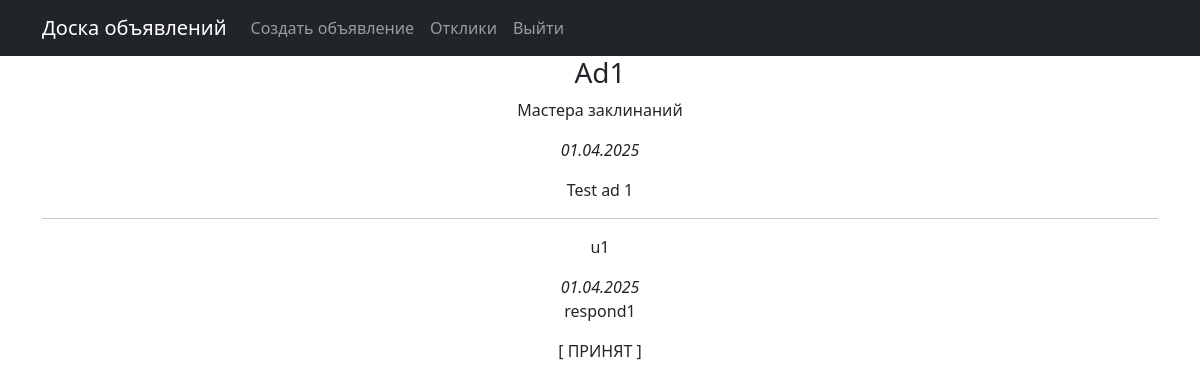
/responds/1/ (signed in), run on the app's committed database.
### board/models.py (models this page shows, shortened)
class Respond(models.Model):
    advert = models.ForeignKey(Advert, on_delete=models.CASCADE)
    author = models.ForeignKey(User, on_delete=models.CASCADE)
    content = models.TextField()
    time = models.DateTimeField(auto_now_add=True)
    accepted = models.BooleanField(default=False)

class Advert(models.Model):
    tank,heal,dd,trade,guild,quest,smith,leather,potion,spell=(
        'TA','HE','DD','TR','GM','QG','SM','LW','PB','SM')
    CATEGORIES = [
        (tank, 'Танки'),
        (heal, 'Хилы'),
        (dd, 'ДД'),
        (trade, 'Торговцы'),
        (guild, 'Гилдмастеры'),
        (quest, 'Квестгиверы'),
        (smith, 'Кузнецы'),
        (leather, 'Кожевники'),
        (potion, 'Зельевары'),
        (spell, 'Мастера заклинаний'),
    ]
    author = models.ForeignKey(User, on_delete=models.CASCADE)
    category = models.CharField(max_length=2, choices=CATEGORIES)
    header = models.CharField(max_length=100)
    content = models.TextField()
    time = models.DateTimeField(auto_now_add=True)

### board/views.py (the view)
# urls.py: path('responds/<int:pk>/', RespondDetail.as_view(), name='respond_detail'),
class RespondDetail(LoginRequiredMixin, DetailView):
    template_name = 'respond.html'
    model = Respond
    context_object_name = 'respond'

### templates/respond.html (shortened to what this page needs)
{% extends 'index.html' %}
{% block content %}
  <h3>{{ respond.advert.header }}</h3>
  <p>{{ respond.advert.get_category_display }}</p>
  <i>{{ respond.advert.time|date:'d.m.Y' }}</i>
  <p>{{ respond.advert.content|safe }}</p>
  <hr>
  <p>{{ respond.author }}</p>
  <i>{{ respond.time|date:'d.m.Y' }}</i>
  <p>{{ respond.content }}</p>
  {% if respond.accepted %}
    <span>[ ПРИНЯТ ]</span>
  {% else %}
    <a href="/responds/{{ respond.id }}/accept/">Принять</a>
    <a href="/responds/{{ respond.id }}/delete/">Удалить</a>
  {% endif %}
{% endblock content %}

### data on the page
Respond: advert.header "Ad1", advert.category "Мастера заклинаний", advert.time "01.04.2025", advert.content "Test ad 1", author "u1", time "01.04.2025", content "respond1"
